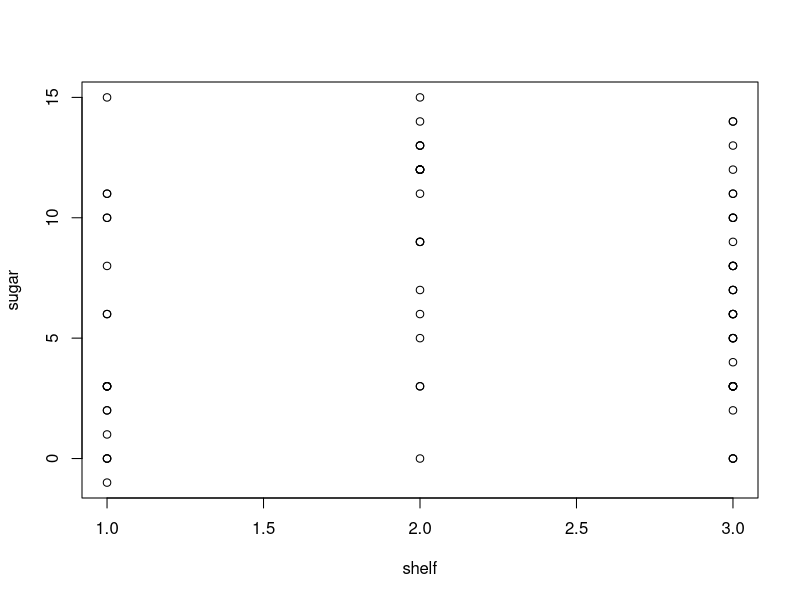
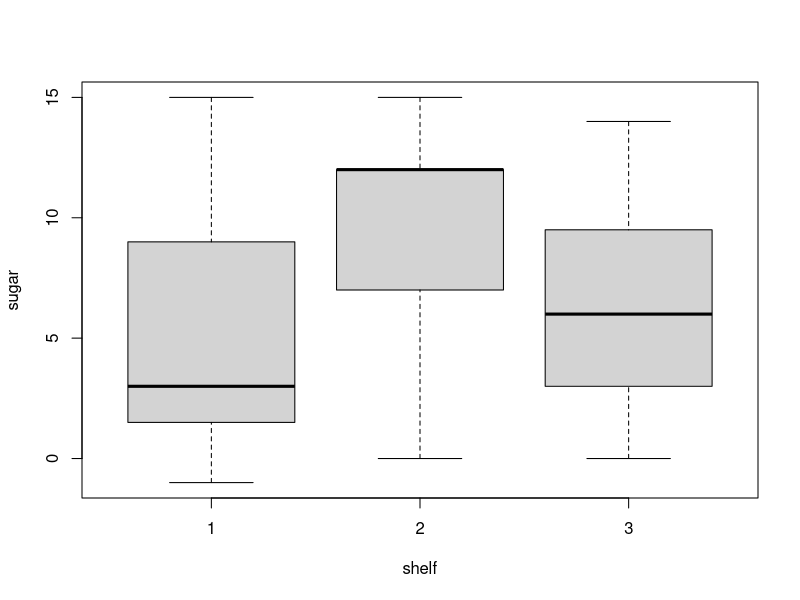
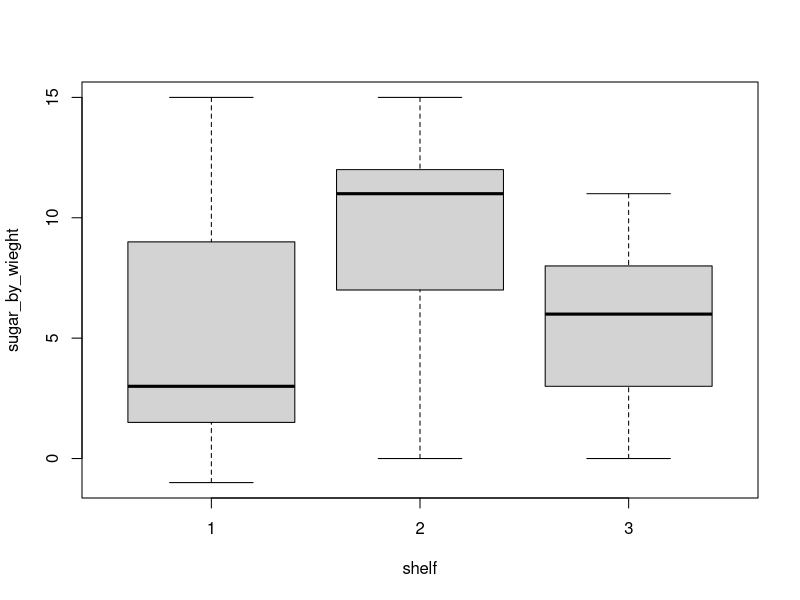

Recreate these plots in R, in order.
## ---- chunk 1
cereal <- read.csv("cereal.csv")
attach(cereal)
head(cereal)
## ---- chunk 2
protein_fat_ratio = cereal$protein/cereal$fat
head(protein_fat_ratio)

protein_carb_ratio = cereal$protein/cereal$carbo
head(protein_carb_ratio)

## ---- chunk 3
#1
#compare Bran to Bran Natural
Bran = cereal[cereal$name == '100% Bran',]
BranNat = cereal[cereal$name == '100% Natural Bran',]

#does 100% Bran have more calories that 100% Bran natural
Bran['calories'] > BranNat['calories']

# does it have less sugar?
Bran['sugars'] < BranNat['sugars']

# >= carbs
Bran['carbo'] >= BranNat['carbo']

# <= protien
Bran['protein'] >= BranNat['protein']

# == fiber
Bran['fiber'] == BranNat['fiber']

# != fat
Bran['fat'] != BranNat['fat']

# > sodium & potassium
Bran['sodium'] > BranNat['sodium'] & Bran['potass'] > BranNat['potass']

# > carbs or sugar
Bran['carbo'] > BranNat['carbo'] | Bran['sugars'] > BranNat['sugars']

# 2
# can use sum since True ==1 
sum(cereal$calories > 100)

#3
sum(cereal$sugars == 0)

## ---- chunk 4
#guess
#inf, inf, inf, inf, inf, inf, 0, nan, nan, nan, nan, nan

#eval
1/0
0/0
1/0 + 5
1/0 - 1/0
-2^(10000)
exp(Inf)
exp(-Inf)
0^0
Inf^0
0^Inf
log(0)
log(-Inf)

## ---- chunk 5
0.2 == 0.6/3
#because of machine precision, when dividing 0.6 by 3, it can't do it exactly making the numbers marginally different. 

point3 = c(0.3, 0.4 - 0.1, 0.5 - 0.2, 0.6 - 0.3, 0.7 - 0.4)
point3

## ---- chunk 6

schools = c('MSU', 'UM', 'OSU', 'PSU', 50085, 43625, 58322, 45518)
schools

## ---- chunk 7
x <- letters[1:10]
x
x[5]
x[c(1, 5, 9)]
x[-c(4, 6, 10)]
x[11]

grades <- c(99, 85, 89, 92)
names(grades) <- c("STT", "CMSE", "MTH", "STT")
grades

grades["STT"]
grades["CMSE"]
grades[4] <- 82
grades[4]

## ---- chunk 8
# a
stat.grade = c(78,87,65,98,95,99,70,85,75, 80)
sum(stat.grade)
mean(stat.grade)
median(stat.grade)
min(stat.grade)
max(stat.grade)
sd(stat.grade)
var(stat.grade)
length(stat.grade)
sort(stat.grade)
order(stat.grade)
unique(stat.grade)
summary(stat.grade)

#b
#sort gives the values of the vector in ascending order, while order gives the indexes of the values in ascending order


x <- c(1, 4, -5, sqrt(3), exp(2))
y <- c(T, F, T, T, F)
x[y]
# y was a vector of boolean values and any in index that matched a False value was masked out of the vector
## ---- chunk 9
length(cereal$name)
## ---- chunk 10
mean(cereal$sugar)
## ---- chunk 11
tail(sort(cereal$sugars), n =3)
## ---- chunk 12
head(sort(cereal$sugars), n =5)
## ---- chunk 13
tail(cereal$name[order(cereal$sugars)], n = 4)
## ---- chunk 14
sum(cereal$protein > 4 & cereal$sugars <3)
## ---- chunk 15
mean(cereal$sugars[cereal$shelf == 1])
mean(cereal$sugars[cereal$shelf == 2])
mean(cereal$sugars[cereal$shelf == 3])
## ---- chunk 16
shelf = cereal$shelf
sugar = cereal$sugars

plot(shelf, sugar)
boxplot(sugar~shelf)

#The box plot is giving more information. We are looking at how the sugar content is distributed, so looking at discrete values is not helpful. The box plot shows the distribution of sugar better as well as the mean value and variance. 
## ---- chunk 17
#The problem with serving size is it is different between cereals, a better way to look at it 'nutritional density' or nutritional values by weight.

## ---- chunk 18
shelf = cereal$shelf
sugar_by_wieght = (cereal$sugars/cereal$weight)
shelf
boxplot(sugar_by_wieght~shelf)

#The sugar cereals are where I would expect then, on the 2nd shelf where children can clearly see them (kids cereals are sugary and they are where kids can see them).

